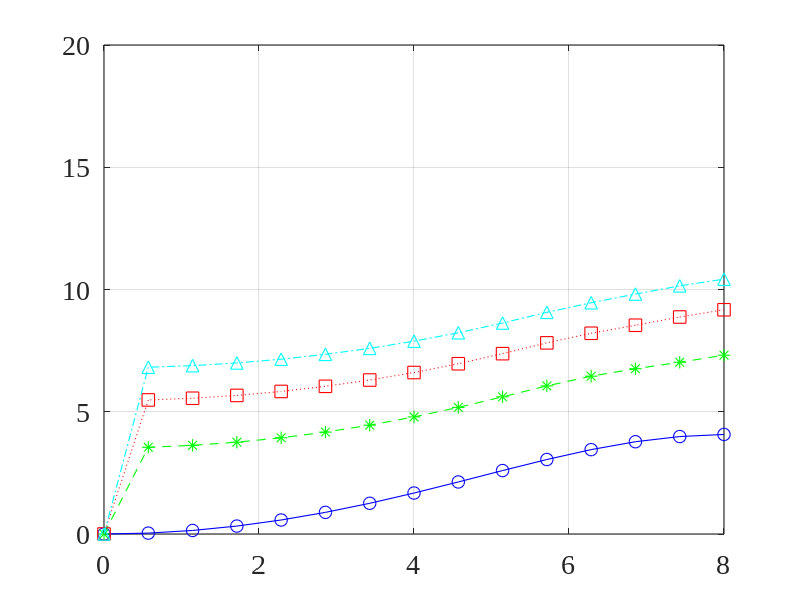
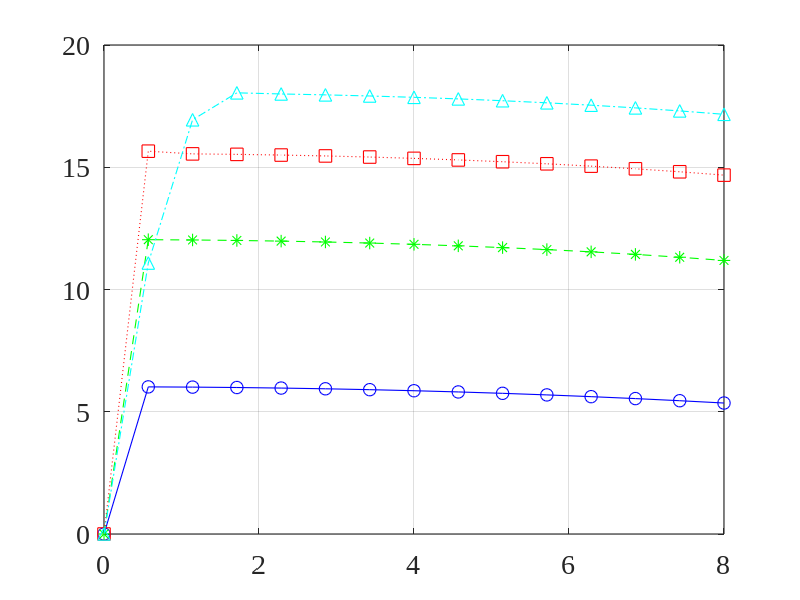
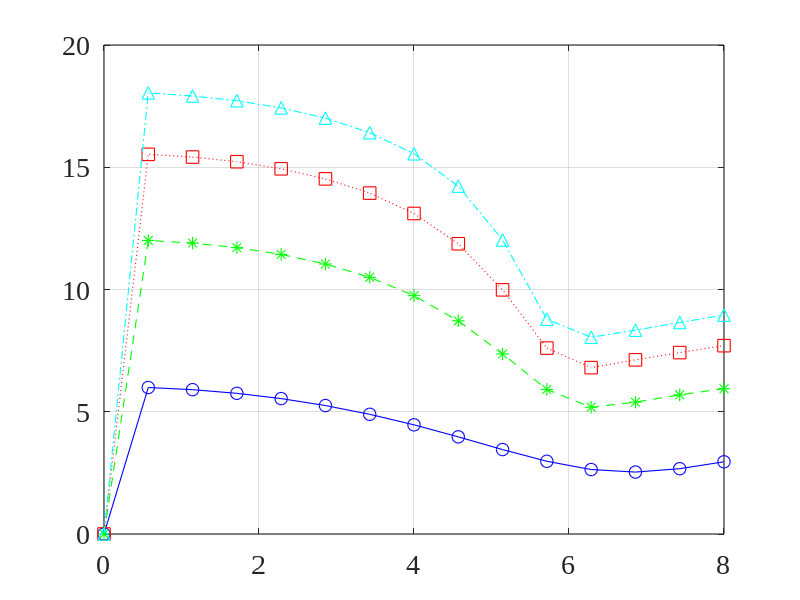

The MATLAB script that drew these images, in order:
close all; clc; clear all;
linewd = 0.8;
hcfontsize = 20;
MarkerSize=9;
c=340;

theta1_d=90/180*pi;
delta1=3e-2;

theta2_d=0/180*pi;
delta2=1e-2;

theta3_d=0/180*pi;
delta3=3e-2;

M_values=[2 4 6 8]; % Number of sensors

f=linspace(0,8e3,15)';  % frequency

D1_dB_values=zeros(length(f),length(M_values));
D2_dB_values=zeros(length(f),length(M_values));
D3_dB_values=zeros(length(f),length(M_values));

for idxM=1:length(M_values)
    M=M_values(idxM);
    [m_mat,n_mat]=meshgrid(1:M,1:M);
    for idx_f=1:length(f)
        fk=f(idx_f);
        d=exp(-1i*2*pi*fk*delta1/c*(0:M-1)'*cos(theta1_d));
        Gamma0=sinc(2*fk*delta1/c*(m_mat-n_mat));
        h=(Gamma0\d)/(d'/Gamma0*d);
        D1_dB_values(idx_f,idxM)=10*log10(abs(h'*d)^2/(h'*Gamma0*h));
        d=exp(-1i*2*pi*fk*delta2/c*(0:M-1)'*cos(theta2_d));
        Gamma0=sinc(2*fk*delta2/c*(m_mat-n_mat));
        h=(Gamma0\d)/(d'/Gamma0*d);
        D2_dB_values(idx_f,idxM)=10*log10(abs(h'*d)^2/(h'*Gamma0*h));
        d=exp(-1i*2*pi*fk*delta3/c*(0:M-1)'*cos(theta3_d));
        Gamma0=sinc(2*fk*delta3/c*(m_mat-n_mat));
        h=(Gamma0\d)/(d'/Gamma0*d);
        D3_dB_values(idx_f,idxM)=10*log10(abs(h'*d)^2/(h'*Gamma0*h));
    end
end

figure
plot(f/1e3,D1_dB_values(:,1),'-bo','linewidth',linewd, 'MarkerSize',MarkerSize);
hold on
plot(f/1e3,D1_dB_values(:,2),'--g*','linewidth',linewd, 'MarkerSize',MarkerSize);
plot(f/1e3,D1_dB_values(:,3),':rs','linewidth',linewd, 'MarkerSize',MarkerSize);
plot(f/1e3,D1_dB_values(:,4),'-.c^','linewidth',linewd, 'MarkerSize',MarkerSize);
hold off
set(gca, 'Color', [1, 1, 1]); 
set(gca, 'FontName', 'Times New Roman');
set(gca, 'FontSize', hcfontsize);
set(gca, 'LineWidth', linewd); 
set(gca,'YLim',[0 20]);
box on; grid on;

figure
plot(f/1e3,D2_dB_values(:,1),'-bo','linewidth',linewd, 'MarkerSize',MarkerSize);
hold on
plot(f/1e3,D2_dB_values(:,2),'--g*','linewidth',linewd, 'MarkerSize',MarkerSize);
plot(f/1e3,D2_dB_values(:,3),':rs','linewidth',linewd, 'MarkerSize',MarkerSize);
plot(f/1e3,D2_dB_values(:,4),'-.c^','linewidth',linewd, 'MarkerSize',MarkerSize);
hold off
set(gca, 'Color', [1, 1, 1]); 
set(gca, 'FontName', 'Times New Roman');
set(gca, 'FontSize', hcfontsize);
set(gca, 'LineWidth', linewd); 
set(gca,'YLim',[0 20]);
box on; grid on;

figure
plot(f/1e3,D3_dB_values(:,1),'-bo','linewidth',linewd, 'MarkerSize',MarkerSize);
hold on
plot(f/1e3,D3_dB_values(:,2),'--g*','linewidth',linewd, 'MarkerSize',MarkerSize);
plot(f/1e3,D3_dB_values(:,3),':rs','linewidth',linewd, 'MarkerSize',MarkerSize);
plot(f/1e3,D3_dB_values(:,4),'-.c^','linewidth',linewd, 'MarkerSize',MarkerSize);
hold off
set(gca, 'Color', [1, 1, 1]); 
set(gca, 'FontName', 'Times New Roman');
set(gca, 'FontSize', hcfontsize);
set(gca, 'LineWidth', linewd); 
set(gca,'YLim',[0 20]);
box on; grid on;
